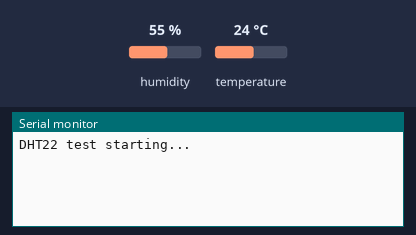
This sketch was run on a simulated ESP32-S3. On the bench: the last lines printed to the serial monitor. Inputs (shaded band) come from the test bench; at power-on: humidity 55 %, temperature 24 °C.

Above: at 2.2 s.
2.3 s: humidity set to 22 %
At 4.4 s:
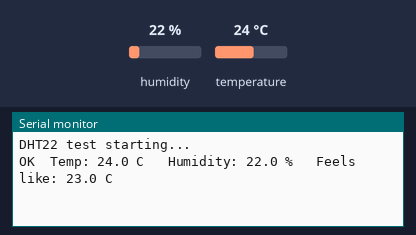
6.5 s: temperature set to 12 °C
At 7.8 s:
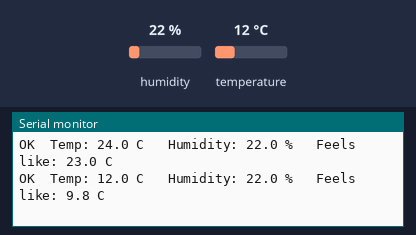
9.5 s: humidity set to 40 %
At 12.4 s:
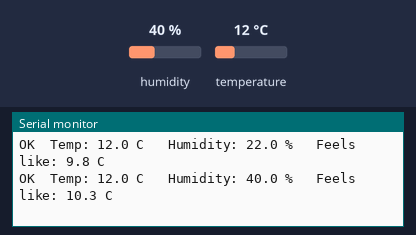
Timing chart, 0 to 13.9 s (numbered marks = the images above; inputs shaded):
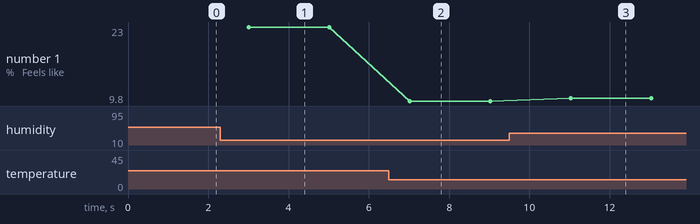

Measured:
- after the input at 2.3 s, the serial monitor: prints a new line after 0.71 s (image 1)
- after the input at 6.5 s, the serial monitor: prints a new line after 0.52 s (image 2)
- after the input at 9.5 s, the serial monitor: prints a new line after 1.5 s (image 3)
- plotted number 1: 23 → 9.8 after the input at 6.5 s, 9.8 → 10.3 after the input at 9.5 s

The sketch:

DHT22_Test.ino
```cpp
// DHT22 test for ESP32-S3
// Wiring: DHT22 VCC -> 3V3, GND -> GND, DATA -> GPIO 4 (10k pull-up DATA->3V3 if bare 4-pin sensor)
// Libraries: "DHT sensor library" + "Adafruit U
//nified Sensor" (both by Adafruit)

#include <DHT.h>

#define DHT_PIN  4
#define DHT_TYPE DHT22

DHT dht(DHT_PIN, DHT_TYPE);

void setup() {
  Serial.begin(115200);
  delay(1000);  // give the USB serial port time to connect
  Serial.println("DHT22 test starting...");
  dht.begin();
}

void loop() {
  delay(2000);  // DHT22 can only be read about once every 2 seconds

  float humidity = dht.readHumidity();
  float tempC = dht.readTemperature();

  if (isnan(humidity) || isnan(tempC)) {
    Serial.println("FAIL: no reading from DHT22 - check wiring, pin number and pull-up resistor");
    return;
  }

  float heatIndex = dht.computeHeatIndex(tempC, humidity, false);

  Serial.print("OK  Temp: ");
  Serial.print(tempC, 1);
  Serial.print(" C   Humidity: ");
  Serial.print(humidity, 1);
  Serial.print(" %   Feels like: ");
  Serial.print(heatIndex, 1);
  Serial.println(" C");
}
```
